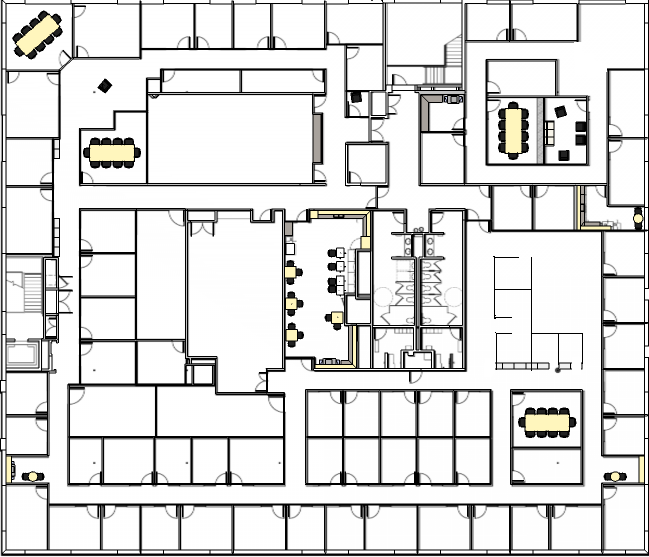
#> input picture Viewer/PorterFloorPlan.png, 649 x 557 px
$ python rotImage.py   (Python 2 division)
#> lines starting #> are read from the running program, lines starting #| are printed output that depends on the picture

from PIL import Image

def makeTrans(img):
    img = img.convert("RGBA")
    datas = img.getdata()
    newData = list()
    for item in datas:
        if item[0] == 0 and item[1] == 0 and item[2] == 255:
            newData.append((255, 255, 255, 0))
        else:
            newData.append(item)

    img.putdata(newData)
    #imgb.save("img2.png", "PNG")
    return img

def genRotImage(path, a, outPath=None):
#> called with path = 'PorterFloorPlan.png', a = 25, outPath = 'fxpalRot.png'
    im = Image.open(path)
#> im is the input picture: PIL image 649x557 RGBA; mean R, G, B, A 220.6, 220.5, 219.8, 255
    w,h=im.size
#> w = 649; h = 557
    #im2 = Image.new(im.mode, (2*w,2*h), "black")
    im2 = Image.new(im.mode, (2*w,2*h))
#> im2: PIL image 1298x1114 RGBA; every value is 0
    cbox = (w/2,h/2)
#> cbox = (324, 278)
    im2.paste(im, cbox)
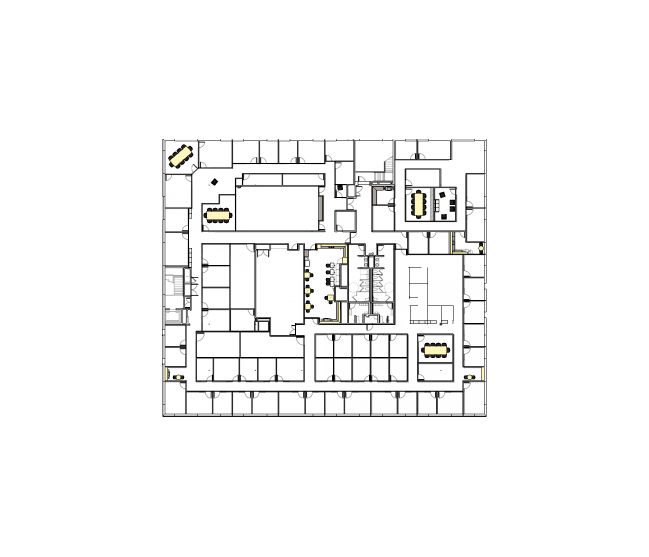
#> im2: PIL image 1298x1114 RGBA (shown at 1/2 size); mean R, G, B, A 55.2, 55.1, 54.9, 63.8; transparent parts drawn white
    im2 = im2.rotate(20)
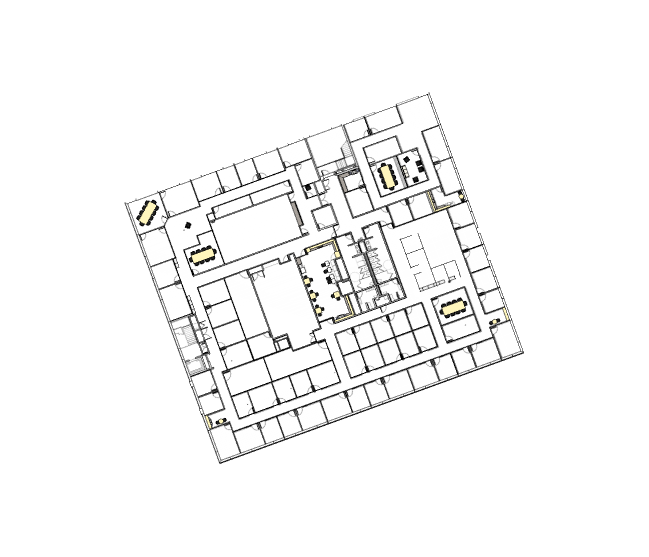
#> im2: PIL image 1298x1114 RGBA (shown at 1/2 size); mean R, G, B, A 55.2, 55.1, 54.9, 63.8; transparent parts drawn white
    bbox = im2.getbbox()
#> bbox = (248, 184, 1048, 929)
    print bbox
#| (248, 184, 1048, 929)

    im2 = Image.new(im.mode, (2*w,2*h), "blue")
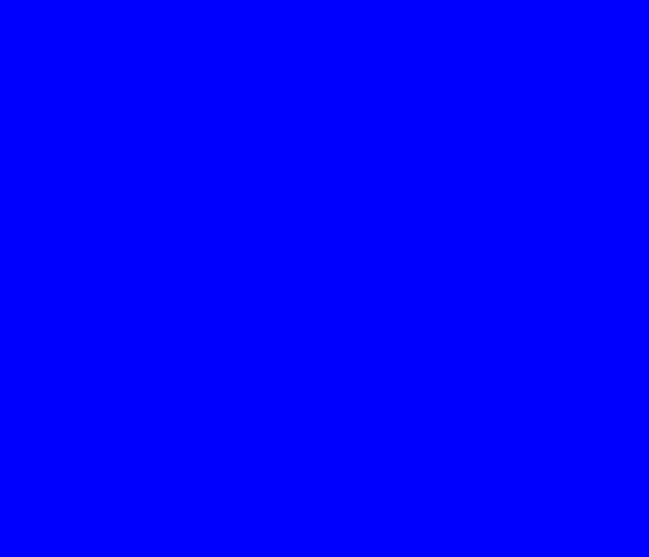
#> im2: PIL image 1298x1114 RGBA (shown at 1/2 size); mean R, G, B, A 0, 0, 255, 255
    im2.paste(im, cbox)
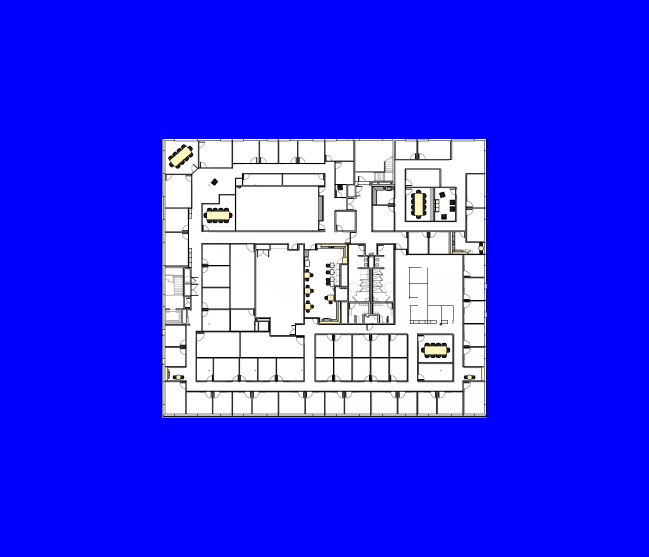
#> im2: PIL image 1298x1114 RGBA (shown at 1/2 size); mean R, G, B, A 55.2, 55.1, 246.2, 255
    im2 = im2.rotate(20)
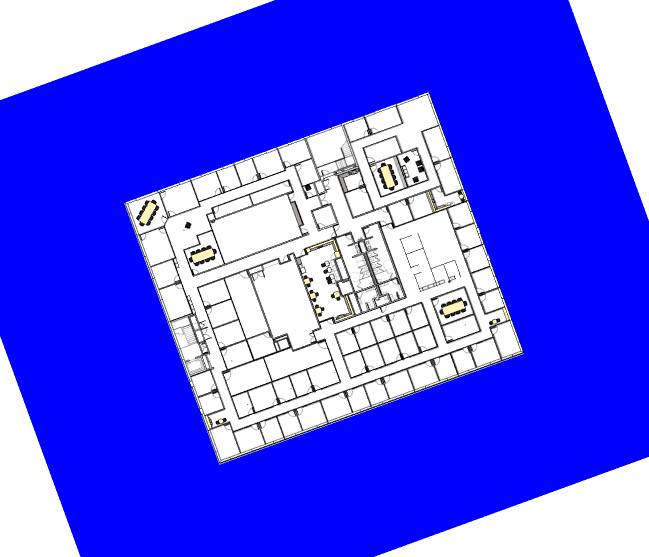
#> im2: PIL image 1298x1114 RGBA (shown at 1/2 size); mean R, G, B, A 55.2, 55.1, 214.1, 223; transparent parts drawn white
    im = im2.crop(bbox)
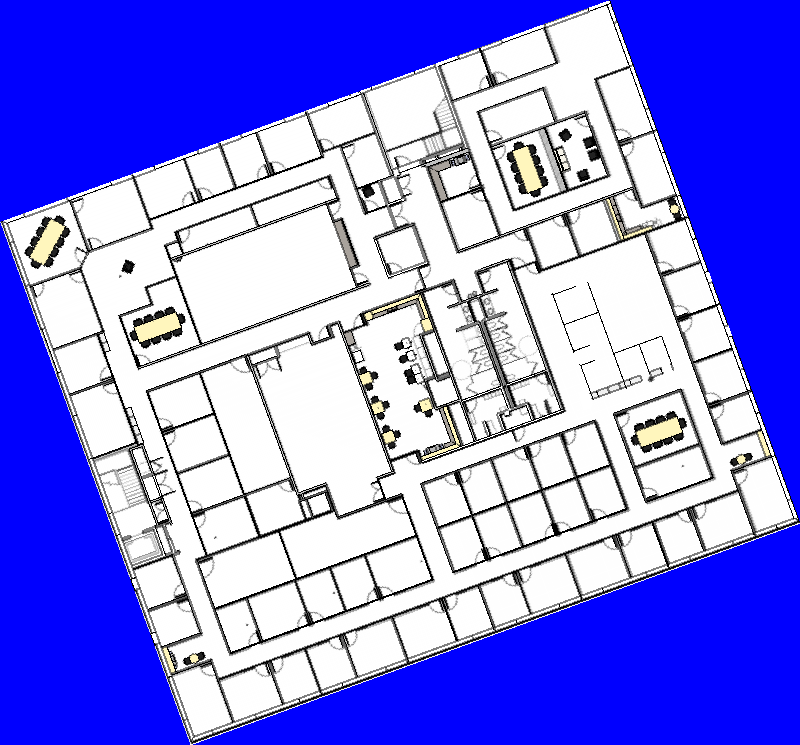
#> im: PIL image 800x745 RGBA; mean R, G, B, A 133.8, 133.7, 233.6, 255
    im = makeTrans(im)
#> after the loop in makeTrans, `for item in datas:`: newData = 596000 items
#> in makeTrans, `img.putdata(newData)`:
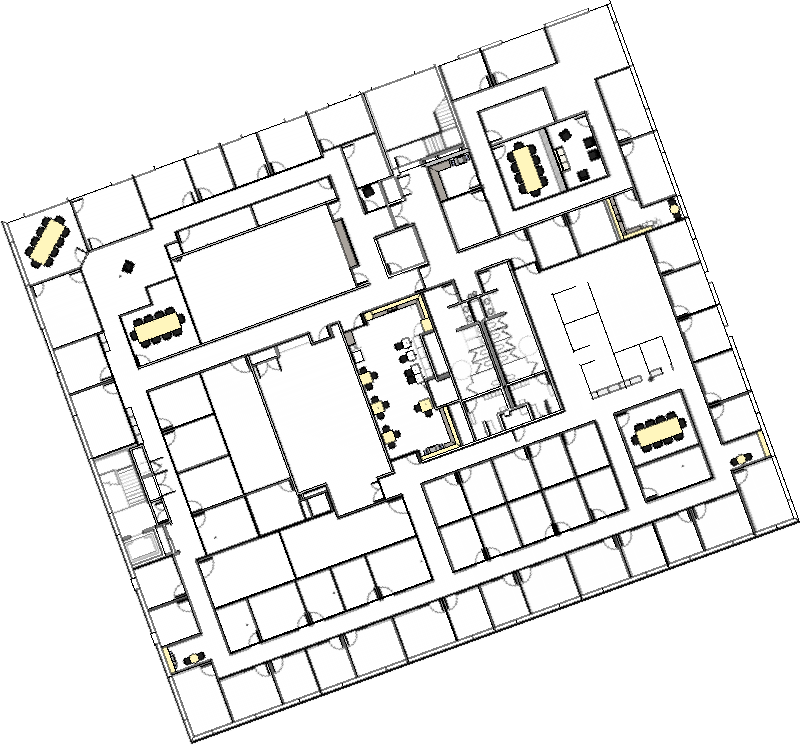
#> img: PIL image 800x745 RGBA; mean R, G, B, A 234.1, 234.1, 233.6, 154.7; transparent parts drawn white
    if outPath:
        im.save(outPath)
    im.show()


genRotImage("PorterFloorPlan.png", 25, "fxpalRot.png")

$ run again, with Viewer/eagle1.png copied over Viewer/PorterFloorPlan.png
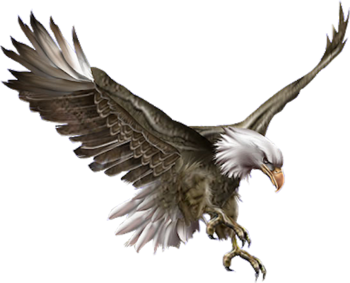
#> input picture Viewer/eagle1.png, 350 x 283 px
#> in genRotImage, im is the input picture: PIL image 350x283 RGBA; mean R, G, B, A 34.8, 31.7, 29.1, 75.6
#> bbox = (152, 93, 483, 401)
#| (152, 93, 483, 401)
#> im: PIL image 331x308 RGBA
#> after the loop in makeTrans, `for item in datas:`: newData = 101948 items
#> in makeTrans, `img.putdata(newData)`:
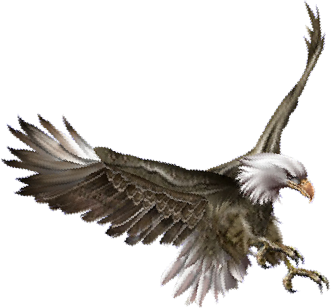
#> img: PIL image 331x308 RGBA; mean R, G, B, A 88.2, 85.2, 82.6, 73.4; transparent parts drawn white
